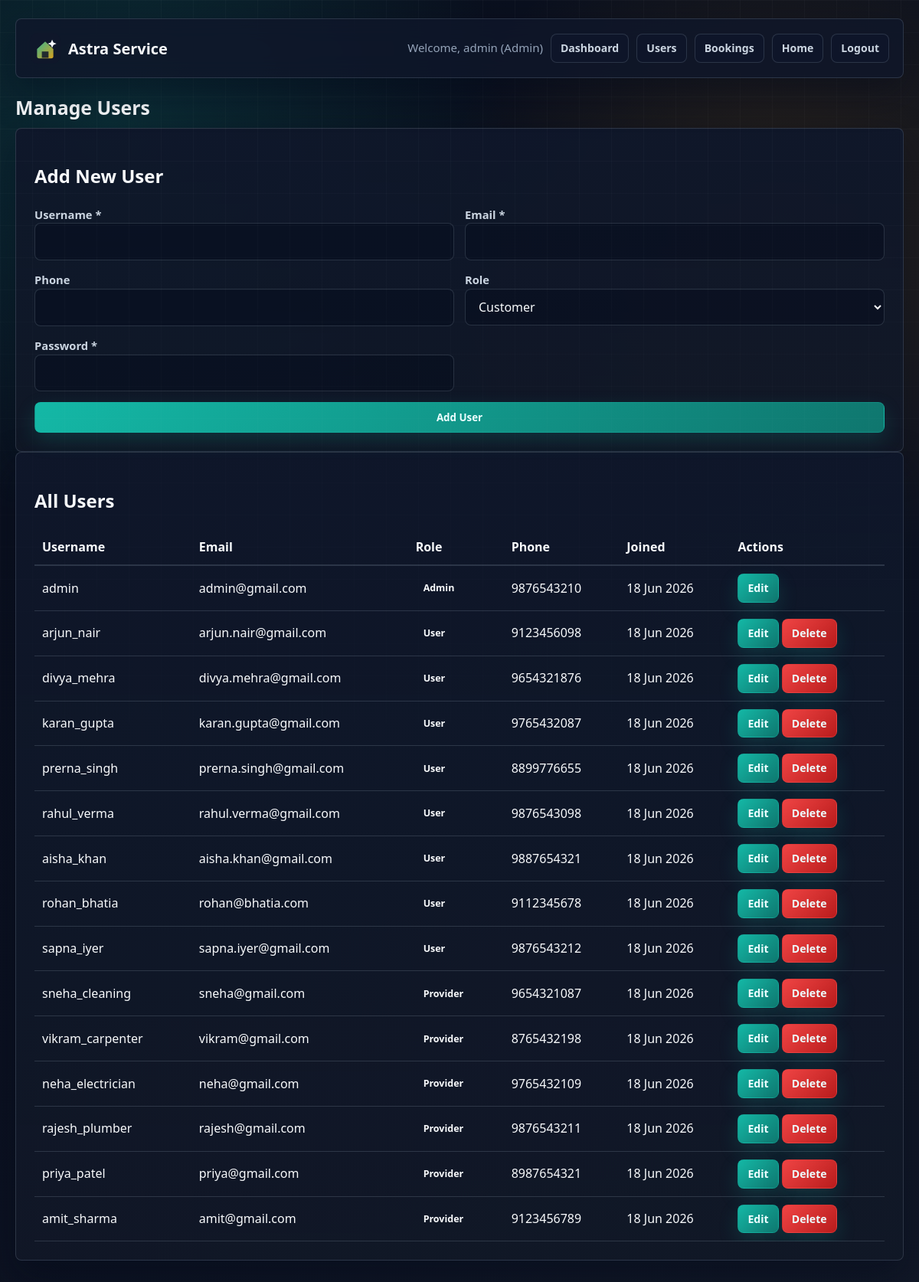
/admin/manage_users.php (signed in), run on the app's committed database.
### tables this page shows
CREATE TABLE users (
    id INT AUTO_INCREMENT PRIMARY KEY,
    username VARCHAR(50) NOT NULL UNIQUE,
    email VARCHAR(100) NOT NULL UNIQUE,
    password VARCHAR(255) NOT NULL,
    role ENUM('admin', 'user', 'provider') DEFAULT 'user',
    phone VARCHAR(20),
    address VARCHAR(255),
    created_at TIMESTAMP DEFAULT CURRENT_TIMESTAMP
);

### shared/functions.php (called while the page is built, shortened)
<?php
function formatDate($date) {
    return date('d M Y', strtotime($date));
}

### admin/manage_users.php (the view, shortened to what this page needs)
<?php
include_once '../shared/functions.php';
$conn = getDbConnection();
$editUser = null;
$users = [];
$result = $conn->query("SELECT id, username, email, role, phone, created_at FROM users ORDER BY role ASC, created_at DESC");
if ($result) {
    while ($row = $result->fetch_assoc()) {
        $users[] = $row;
    }
}
?>
<?php include '../shared/header.php'; ?>
    <h1 class="h1" style="margin-top: 20px;">Manage Users</h1>
    <div class="card">
        <h2 class="h2"><?php echo $editUser ? 'Edit User' : 'Add New User'; ?></h2>
        <form method="POST" class="form">
            <div class="form-grid">
                <div>
                    <label class="label">Username <?php echo !$editUser ? '*' : ''; ?></label>
                    <input type="text" name="username" <?php echo !$editUser ? 'required' : 'disabled'; ?> value="<?php echo $editUser ? htmlspecialchars($editUser['username']) : ''; ?>">
                </div>
                <div>
                    <label class="label">Email <?php echo !$editUser ? '*' : ''; ?></label>
                    <input type="email" name="email" <?php echo !$editUser ? 'required' : 'disabled'; ?> value="<?php echo $editUser ? htmlspecialchars($editUser['email']) : ''; ?>">
                </div>
                <div>
                    <label class="label">Phone</label>
                    <input type="tel" name="phone" value="<?php echo $editUser ? htmlspecialchars($editUser['phone'] ?? '') : ''; ?>">
                </div>
                <div>
                    <label class="label">Role</label>
                    <select name="role">
                        <option value="user" <?php echo (!$editUser || $editUser['role'] === 'user') ? 'selected' : ''; ?>>Customer</option>
                    </select>
                </div>
                <?php if (!$editUser): ?>
                    <div>
                        <label class="label">Password *</label>
                        <input type="password" name="password" required>
                    </div>
                <?php endif; ?>
            </div>
            <button type="submit" name="<?php echo $editUser ? 'btn_update_user' : 'btn_add_user'; ?>" class="btn">
                <?php echo $editUser ? 'Update User' : 'Add User'; ?>
            </button>
        </form>
    </div>
    <div class="card">
        <h2 class="h2">All Users</h2>
        <?php if (empty($users)): ?>
            <p class="small">No users found.</p>
        <?php else: ?>
            <div style="overflow-x: auto;">
                <table style="width: 100%; border-collapse: collapse;">
                    <thead>
                        <tr style="border-bottom: 2px solid var(--border);">
                            <th style="padding: 10px; text-align: left;">Username</th>
                            <th style="padding: 10px; text-align: left;">Email</th>
                            <th style="padding: 10px; text-align: left;">Role</th>
                            <th style="padding: 10px; text-align: left;">Phone</th>
                            <th style="padding: 10px; text-align: left;">Joined</th>
                            <th style="padding: 10px; text-align: left;">Actions</th>
                        </tr>
                    </thead>
                    <tbody>
                        <?php foreach ($users as $user): ?>
                            <tr style="border-bottom: 1px solid var(--border);">
                                <td style="padding: 10px;"><?php echo htmlspecialchars($user['username']); ?></td>
                                <td style="padding: 10px;"><?php echo htmlspecialchars($user['email']); ?></td>
                                <td style="padding: 10px;"><span class="status-badge"><?php echo ucfirst(htmlspecialchars($user['role'])); ?></span></td>
                                <td style="padding: 10px;"><?php echo htmlspecialchars($user['phone'] ?? '-'); ?></td>
                                <td style="padding: 10px;"><?php echo formatDate($user['created_at']); ?></td>
                                <td style="padding: 10px;">
                                    <a href="manage_users.php?edit=<?php echo intval($user['id']); ?>" class="btn btn-sm">Edit</a>
                                    <?php if (intval($user['id']) !== 1): ?>
                                        <a href="manage_users.php?delete=<?php echo intval($user['id']); ?>" class="btn btn-sm btn-danger" onclick="return confirm('Delete this user?')">Delete</a>
                                    <?php endif; ?>
                                </td>
                            </tr>
                        <?php endforeach; ?>
                    </tbody>
                </table>
            </div>
        <?php endif; ?>
    </div>
<?php include '../shared/footer.php'; ?>

### assets/css/style.css (style rules this page uses)
:root { --bg: #0b1120; --bg-soft: #111827; --surface: rgba(15, 23, 42, 0.9); --surface-2: #162033; --surface-3: #1f2937; --text: #f8fafc; --text-secondary: #cbd5e1; --muted: #94a3b8; --border: rgba(148, 163, 184, 0.22); --accent: #14b8a6; --accent-2: #f59e0b; --accent-3: #38bdf8; --accent-dark: #0f766e; --success: #22c55e; --warning: #f59e0b; --danger: #ef4444; --shadow: rgba(2, 6, 23, 0.42); --radius: 8px; }
* { box-sizing: border-box; }
html, body { min-height: 100%; margin: 0; }
body { font-family: "Segoe UI", Arial, sans-serif; color: var(--text); background: radial-gradient(circle at 12% 10%, rgba(20, 184, 166, 0.18), transparent 28%), radial-gradient(circle at 85% 18%, rgba(245, 158, 11, 0.13), transparent 26%), linear-gradient(135deg, #090f1d 0%, var(--bg) 48%, #111827 100%); line-height: 1.55; }
body::before { content: ""; position: fixed; inset: 0; pointer-events: none; background-image: linear-gradient(rgba(255, 255, 255, 0.035) 1px, transparent 1px), linear-gradient(90deg, rgba(255, 255, 255, 0.035) 1px, transparent 1px); background-size: 42px 42px; mask-image: linear-gradient(to bottom, rgba(0, 0, 0, 0.75), transparent 72%); }
a { color: var(--accent-3); text-decoration: none; transition: color 0.2s ease, border-color 0.2s ease, transform 0.2s ease; }
.card { border: 1px solid var(--border); border-radius: var(--radius); background: linear-gradient(180deg, rgba(15, 23, 42, 0.96), rgba(17, 24, 39, 0.9)); box-shadow: 0 18px 48px var(--shadow); padding: 24px; }
.h1 { margin: 0 0 12px; font-size: clamp(1.55rem, 2vw, 2.15rem); line-height: 1.15; letter-spacing: 0; }
.btn { display: inline-flex; align-items: center; justify-content: center; gap: 8px; min-height: 40px; padding: 10px 16px; border: 1px solid rgba(20, 184, 166, 0.35); border-radius: var(--radius); background: linear-gradient(135deg, var(--accent), var(--accent-dark)); color: #ecfeff; cursor: pointer; font-weight: 800; font-family: inherit; text-decoration: none; box-shadow: 0 10px 26px rgba(20, 184, 166, 0.18); transition: transform 0.2s ease, box-shadow 0.2s ease, border-color 0.2s ease, background 0.2s ease; }
.btn-danger, .btn.danger { background: linear-gradient(135deg, var(--danger), #b91c1c); border-color: rgba(239, 68, 68, 0.45); }
.btn-sm { min-height: 34px; padding: 7px 12px; font-size: 0.88rem; }
.form { display: grid; gap: 14px; }
.form-grid { display: grid; grid-template-columns: repeat(2, minmax(0, 1fr)); gap: 14px; }
.form input[type="text"], .form input[type="email"], .form input[type="password"], .form input[type="tel"], .form select, .form textarea, .search-input { width: 100%; min-height: 44px; padding: 11px 13px; border: 1px solid var(--border); border-radius: var(--radius); background: rgba(2, 6, 23, 0.35); color: var(--text); font: inherit; outline: none; }
.label, .form-group label { display: block; color: var(--text-secondary); font-weight: 700; font-size: 0.92rem; }
.status-badge, .badge { display: inline-flex; align-items: center; width: fit-content; padding: 5px 10px; border-radius: 999px; font-size: 0.78rem; font-weight: 800; text-transform: capitalize; }

### data on the page
users: username "admin", email "admin@gmail.com", role "Admin", phone "9876543210", created_at "18 Jun 2026"
users: username "arjun_nair", email "arjun.nair@gmail.com", role "User", phone "9123456098", created_at "18 Jun 2026"
users: username "divya_mehra", email "divya.mehra@gmail.com", role "User", phone "9654321876", created_at "18 Jun 2026"
users: username "karan_gupta", email "karan.gupta@gmail.com", role "User", phone "9765432087", created_at "18 Jun 2026"
users: username "prerna_singh", email "prerna.singh@gmail.com", role "User", phone "8899776655", created_at "18 Jun 2026"
users: username "rahul_verma", email "rahul.verma@gmail.com", role "User", phone "9876543098", created_at "18 Jun 2026"
users: username "aisha_khan", email "aisha.khan@gmail.com", role "User", phone "9887654321", created_at "18 Jun 2026"
users: username "rohan_bhatia", email "rohan@bhatia.com", role "User", phone "9112345678", created_at "18 Jun 2026"
users: username "sapna_iyer", email "sapna.iyer@gmail.com", role "User", phone "9876543212", created_at "18 Jun 2026"
users: username "sneha_cleaning", email "sneha@gmail.com", role "Provider", phone "9654321087", created_at "18 Jun 2026"
users: username "vikram_carpenter", email "vikram@gmail.com", role "Provider", phone "8765432198", created_at "18 Jun 2026"
users: username "neha_electrician", email "neha@gmail.com", role "Provider", phone "9765432109", created_at "18 Jun 2026"
users: username "rajesh_plumber", email "rajesh@gmail.com", role "Provider", phone "9876543211", created_at "18 Jun 2026"
users: username "priya_patel", email "priya@gmail.com", role "Provider", phone "8987654321", created_at "18 Jun 2026"
users: username "amit_sharma", email "amit@gmail.com", role "Provider", phone "9123456789", created_at "18 Jun 2026"

### other printed values
getCurrentUsername() "admin"
getCurrentUserRole() "Admin"
